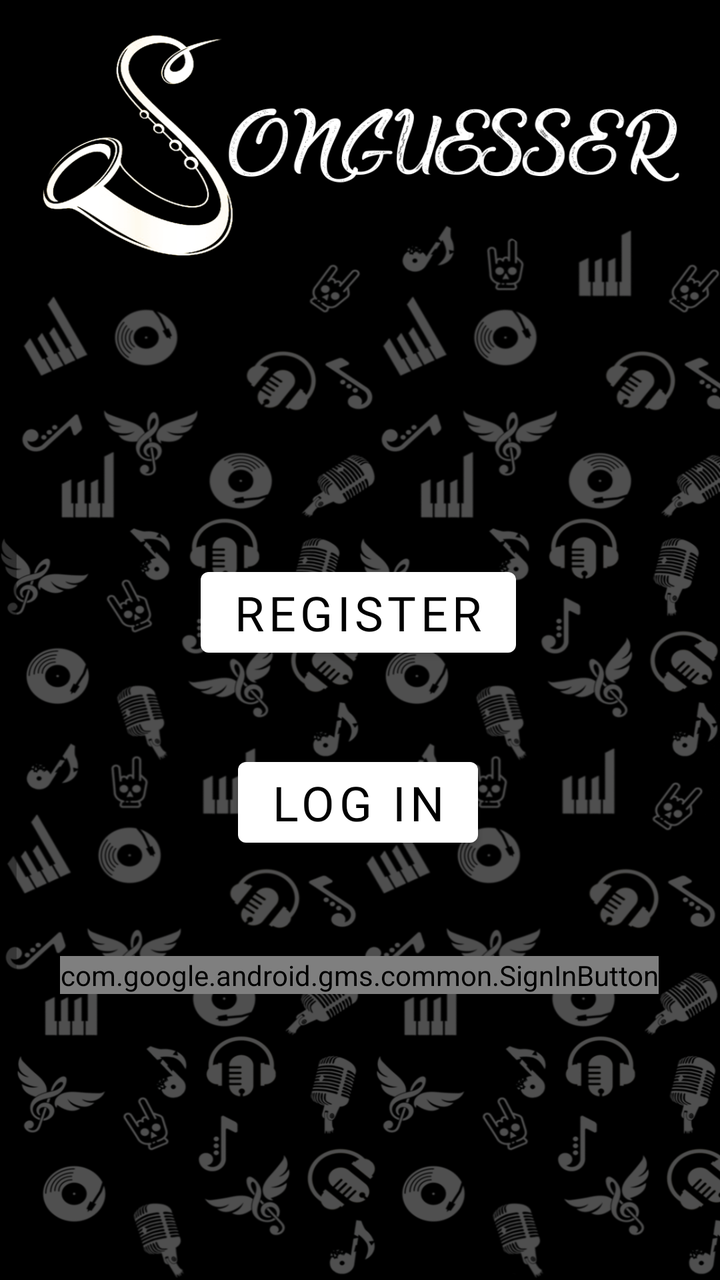
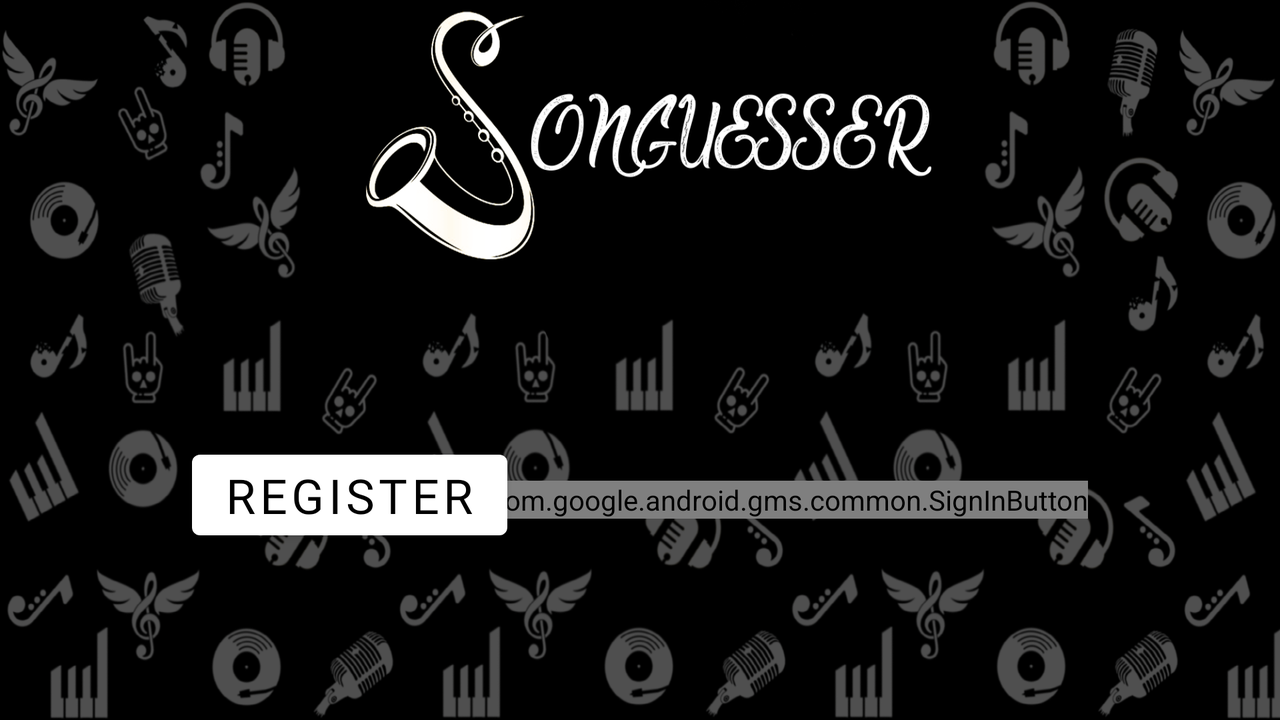

The same Android screen from two of the app's own layout files: first res/layout/ as a phone draws it, then the repository's variant for another configuration, drawn on a device whose configuration selects that folder. Both files follow.
<!-- AndroidManifest.xml: application theme Theme.Songuesser -->
<!-- res/layout/activity_main.xml -->
<?xml version="1.0" encoding="utf-8"?>
<androidx.constraintlayout.widget.ConstraintLayout xmlns:android="http://schemas.android.com/apk/res/android"
    xmlns:app="http://schemas.android.com/apk/res-auto"
    xmlns:tools="http://schemas.android.com/tools"
    android:layout_width="match_parent"
    android:layout_height="match_parent"
    android:background="@drawable/menu_portrait"
    tools:context=".main_menu.MainActivity">

    <Button
        android:id="@+id/register"
        android:layout_width="wrap_content"
        android:layout_height="wrap_content"
        android:layout_marginTop="280dp"
        android:fontFamily="@font/carter_one"
        android:text="REGISTER"
        android:textColor="#000000"
        android:textSize="24sp"
        app:backgroundTint="#FFFFFF"
        app:layout_constraintEnd_toEndOf="parent"
        app:layout_constraintHorizontal_bias="0.496"
        app:layout_constraintStart_toStartOf="parent"
        app:layout_constraintTop_toTopOf="parent" />

    <Button
        android:id="@+id/login"
        android:layout_width="wrap_content"
        android:layout_height="wrap_content"
        android:fontFamily="@font/carter_one"
        android:text="LOG IN"
        android:textColor="#000000"
        android:textSize="24sp"
        app:backgroundTint="#FFFFFF"
        app:layout_constraintBottom_toBottomOf="parent"
        app:layout_constraintEnd_toEndOf="parent"
        app:layout_constraintHorizontal_bias="0.496"
        app:layout_constraintStart_toStartOf="parent"
        app:layout_constraintTop_toBottomOf="@+id/register"
        app:layout_constraintVertical_bias="0.167" />

    <com.google.android.gms.common.SignInButton
        android:id="@+id/sign_in_button"
        android:layout_width="wrap_content"
        android:layout_height="wrap_content"
        app:layout_constraintBottom_toBottomOf="parent"
        app:layout_constraintEnd_toEndOf="parent"
        app:layout_constraintHorizontal_bias="0.496"
        app:layout_constraintStart_toStartOf="parent"
        app:layout_constraintTop_toBottomOf="@+id/login"
        app:layout_constraintVertical_bias="0.261" />
</androidx.constraintlayout.widget.ConstraintLayout>
<!-- resources referenced by this layout -->
<resources>
  <!-- drawable menu_portrait: png bitmap (drawable, 553118 bytes) -->
  <style name="Theme.Songuesser" parent="Theme.MaterialComponents.DayNight.DarkActionBar">
          
          <item name="colorPrimary">@color/purple_500</item>
          <item name="colorPrimaryVariant">@color/purple_700</item>
          <item name="colorOnPrimary">@color/white</item>
          
          <item name="colorSecondary">@color/teal_200</item>
          <item name="colorSecondaryVariant">@color/teal_700</item>
          <item name="colorOnSecondary">@color/black</item>
          
          <item name="android:statusBarColor" tools:targetApi="l">?attr/colorPrimaryVariant</item>
          
      </style>
</resources>
<!-- res/layout-land/activity_main.xml (the repository's variant of the layout above) -->
<!-- drawn on the phone turned sideways -->
<?xml version="1.0" encoding="utf-8"?>
<androidx.constraintlayout.widget.ConstraintLayout xmlns:android="http://schemas.android.com/apk/res/android"
    xmlns:app="http://schemas.android.com/apk/res-auto"
    xmlns:tools="http://schemas.android.com/tools"
    android:layout_width="match_parent"
    android:layout_height="match_parent"
    android:background="@drawable/menu_landscape"
    tools:context=".main_menu.MainActivity">

    <Button
        android:id="@+id/register"
        android:layout_width="wrap_content"
        android:layout_height="wrap_content"
        android:layout_marginStart="96dp"
        android:layout_marginLeft="96dp"
        android:fontFamily="@font/carter_one"
        android:text="REGISTER"
        android:textColor="#000000"
        android:textSize="24sp"
        app:backgroundTint="#FFFFFF"
        app:layout_constraintBottom_toBottomOf="parent"
        app:layout_constraintStart_toStartOf="parent"
        app:layout_constraintTop_toTopOf="parent"
        app:layout_constraintVertical_bias="0.719" />

    <Button
        android:id="@+id/login"
        android:layout_width="wrap_content"
        android:layout_height="wrap_content"
        android:fontFamily="@font/carter_one"
        android:text="LOG IN"
        android:textColor="#000000"
        android:textSize="24sp"
        app:backgroundTint="#FFFFFF"
        app:layout_constraintBottom_toBottomOf="parent"
        app:layout_constraintEnd_toStartOf="@+id/sign_in_button"
        app:layout_constraintHorizontal_bias="0.436"
        app:layout_constraintStart_toEndOf="@+id/register"
        app:layout_constraintTop_toTopOf="parent"
        app:layout_constraintVertical_bias="0.719" />

    <com.google.android.gms.common.SignInButton
        android:id="@+id/sign_in_button"
        android:layout_width="wrap_content"
        android:layout_height="wrap_content"
        android:layout_marginEnd="96dp"
        android:layout_marginRight="96dp"
        app:layout_constraintBottom_toBottomOf="parent"
        app:layout_constraintEnd_toEndOf="parent"
        app:layout_constraintTop_toTopOf="parent"
        app:layout_constraintVertical_bias="0.705" />
</androidx.constraintlayout.widget.ConstraintLayout>
<!-- resources referenced by the variant -->
<!-- as the phone turned sideways resolves them -->
<resources>
  <!-- drawable menu_landscape: png bitmap (drawable, 490592 bytes) -->
  <style name="Theme.Songuesser" parent="Theme.MaterialComponents.DayNight.DarkActionBar">
          
          <item name="colorPrimary">@color/purple_500</item>
          <item name="colorPrimaryVariant">@color/purple_700</item>
          <item name="colorOnPrimary">@color/white</item>
          
          <item name="colorSecondary">@color/teal_200</item>
          <item name="colorSecondaryVariant">@color/teal_700</item>
          <item name="colorOnSecondary">@color/black</item>
          
          <item name="android:statusBarColor" tools:targetApi="l">?attr/colorPrimaryVariant</item>
          
      </style>
</resources>
